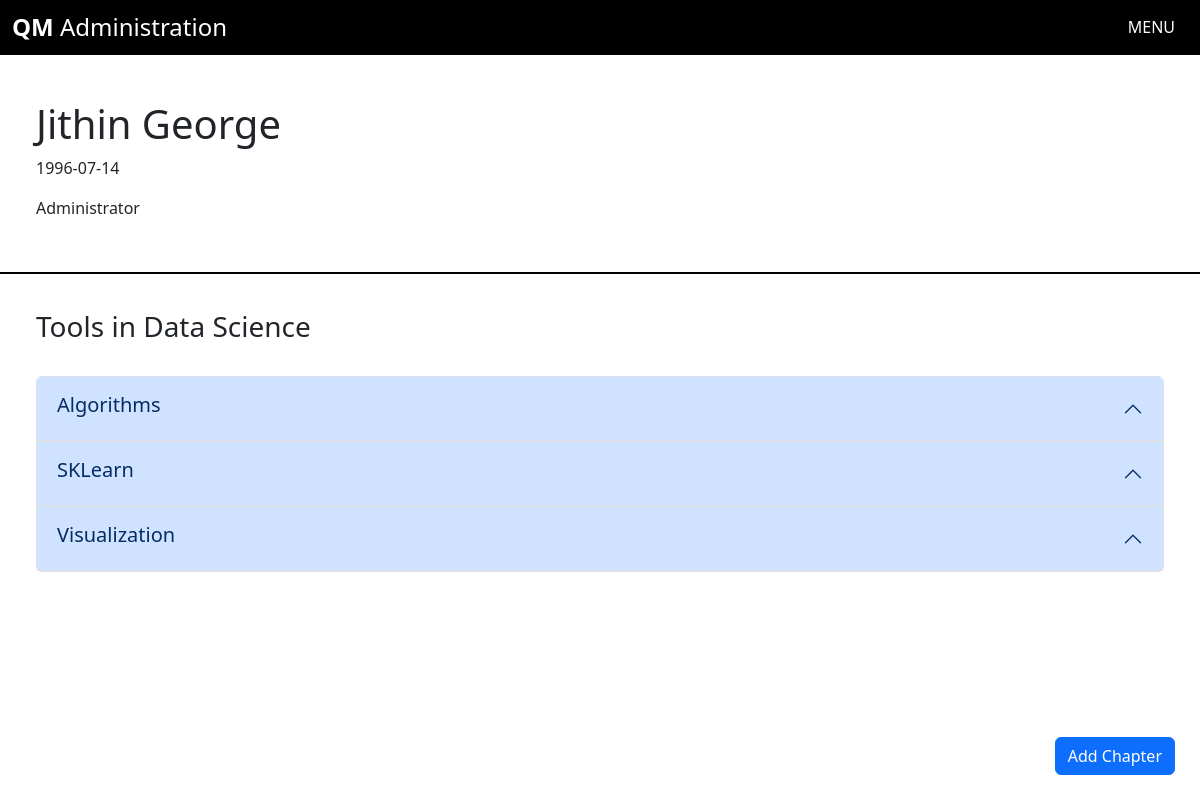
Page /chapters/1 (signed in) on the committed database.
### app.py (models this page shows)
class Users(db.Model, UserMixin):
    __tablename__ = 'users'
    id = db.Column(db.Integer, primary_key = True)
    fname = db.Column(db.String(100), nullable = False)
    lname = db.Column(db.String(100), nullable = False)
    dob = db.Column(db.String, nullable = False)
    email = db.Column(db.String(200), nullable = False, unique = True)
    qualification = db.Column(db.String(200), nullable = True)
    username = db.Column(db.String(100), nullable = False, unique = True )
    password = db.Column(db.String(50), nullable = False)
    admin = db.Column(db.Boolean, default = False, nullable = False)
    flagged = db.Column(db.Boolean, default = False, nullable = False)
    subs = db.relationship('Subjects', secondary = 'enrollment', backref = 'enrolledSubs' )

class Subjects(db.Model):
    __tablename__ = 'subjects'
    id = db.Column(db.Integer, primary_key=True)
    name = db.Column(db.String(100), nullable = False)
    description = db.Column(db.String(150), nullable = False)
    usrs = db.relationship('Users', secondary = 'enrollment', backref = 'enrolledUsrs' )
    chaps = db.relationship('Chapters', backref = 'chapter')

class Chapters(db.Model):
    __tablename__ = 'chapters'
    id = db.Column(db.Integer, primary_key = True)
    title = db.Column(db.String(100), nullable = False)
    content = db.Column(db.String(500), nullable = False)
    sub_id = db.Column(db.Integer, db.ForeignKey('subjects.id'), unique = False, nullable = True)
    sub = db.relationship('Subjects', backref = 'subject')
    ques = db.relationship('Questions', backref = 'question')

### app.py (the view)
@login_required
@app.route('/chapters/<int:sid>', methods = ['GET','POST'])
def chapters_view(sid):
    sub = Subjects.query.get(sid)
    chapters = Chapters.query.filter_by(sub_id = sid).all()
    ques = Questions.query.all()
    return render_template('chapters.html', chaps = chapters, sub = sub, ques = ques)

### app.py (called while the page is built)
@login_manager.user_loader
def load_user(user_id):
    return Users.query.get(int(user_id))

### templates/chapters.html (shortened to what this page needs)
{% extends 'base.html' %}
{% block main %}
<div class="header">
    <h1>{{ current_user.fname }} {{ current_user.lname }}</h1>
    <p>{{ current_user.dob }}</p>
    <p>{{ current_user.qualification }}</p>
</div>
<div style="padding: 3%;">
    <div>
        <h3>{{ sub.name }}</h3>
    </div>
    <br>
    <div class="accordion" id="accordionChap">
        {% for chap in chaps %}
        <div class="accordion-item">
          <h2 class="accordion-header">
            <button class="accordion-button" type="button" data-bs-toggle="collapse" data-bs-target="#collapse{{ chap.id }}" aria-expanded="true" aria-controls="collapse{{ chap.id }}">
              <h5>{{ chap.title }}</h5>
            </button>
          </h2>
        </div>
        {% endfor %}
      </div>
</div>
{% if current_user.admin %}
<button type="button" class="btn btn-primary" data-bs-toggle="modal" data-bs-target="#adChap" id="nchap">
Add Chapter
</button>
{% endif %}
{% endblock %}

### static/css/style.css (style rules this page uses)
body { overflow-x: hidden; width: 100%; }
.header { padding: 100px 3% 3% 3%; border-bottom: 2px black solid; transition: ease 0.5s; }
#nsub, #nchap, #nques, #subQuiz { position: fixed; right: 25px; bottom: 25px; z-index: 333; }

### rows in the picture
Users: fname "Jithin", lname "George", dob "1996-07-14", qualification "Administrator"
Subjects: name "Tools in Data Science"
Chapters: title "Algorithms"
Chapters: title "SKLearn"
Chapters: title "Visualization"
